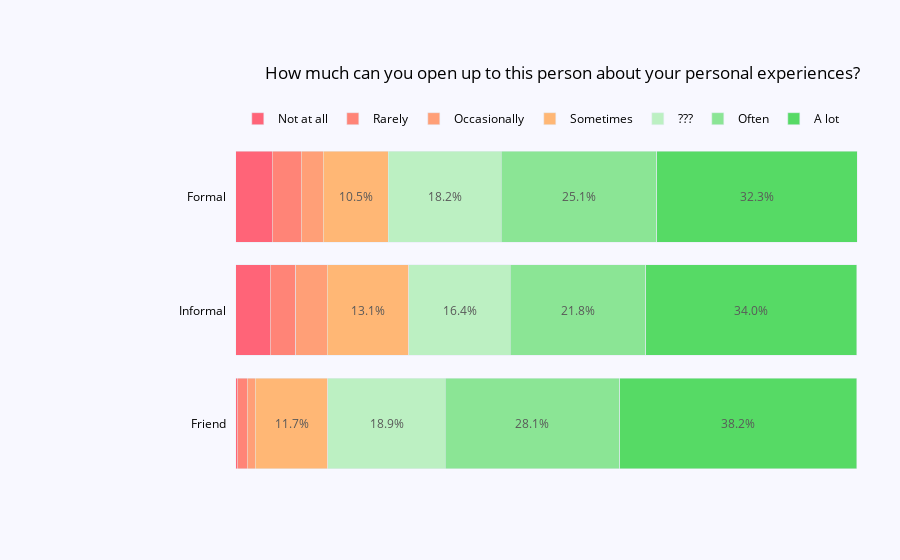

Notebook code for this chart:
### Code cell
vertical_stack_percent_bar('disclose.open.p', 'How much can you open up to this person about your personal experiences?')

### Figure 1 — Plotly figure (JSON) as saved in the notebook; plotly's stock layout.template omitted (floating-point values rounded to 4 significant figures)
{"data": [{"hovertemplate": "<b>%{x}%</b><extra></extra>", "marker": {"color": "#FF6478"}, "orientation": "h", "showlegend": false, "type": "bar", "x": [0.3], "y": ["Friend"]}, {"hovertemplate": "<b>%{x}%</b><extra></extra>", "marker": {"color": "#FF6478"}, "orientation": "h", "showlegend": false, "type": "bar", "x": [5.6], "y": ["Informal"]}, {"hovertemplate": "<b>%{x}%</b><extra></extra>", "marker": {"color": "#FF6478"}, "name": "Not at all", "orientation": "h", "showlegend": true, "type": "bar", "x": [5.9], "y": ["Formal"]}, {"hovertemplate": "<b>%{x}%</b><extra></extra>", "marker": {"color": "#FF8477"}, "orientation": "h", "showlegend": false, "type": "bar", "x": [1.6], "y": ["Friend"]}, {"hovertemplate": "<b>%{x}%</b><extra></extra>", "marker": {"color": "#FF8477"}, "orientation": "h", "showlegend": false, "type": "bar", "x": [4.1], "y": ["Informal"]}, {"hovertemplate": "<b>%{x}%</b><extra></extra>", "marker": {"color": "#FF8477"}, "name": "Rarely", "orientation": "h", "showlegend": true, "type": "bar", "x": [4.7], "y": ["Formal"]}, {"hovertemplate": "<b>%{x}%</b><extra></extra>", "marker": {"color": "#FF9F77"}, "orientation": "h", "showlegend": false, "type": "bar", "x": [1.3], "y": ["Friend"]}, {"hovertemplate": "<b>%{x}%</b><extra></extra>", "marker": {"color": "#FF9F77"}, "orientation": "h", "showlegend": false, "type": "bar", "x": [5.1], "y": ["Informal"]}, {"hovertemplate": "<b>%{x}%</b><extra></extra>", "marker": {"color": "#FF9F77"}, "name": "Occasionally", "orientation": "h", "showlegend": true, "type": "bar", "x": [3.5], "y": ["Formal"]}, {"hovertemplate": "<b>%{x}%</b><extra></extra>", "marker": {"color": "#FFB775"}, "orientation": "h", "showlegend": false, "type": "bar", "x": [11.7], "y": ["Friend"]}, {"hovertemplate": "<b>%{x}%</b><extra></extra>", "marker": {"color": "#FFB775"}, "orientation": "h", "showlegend": false, "type": "bar", "x": [13.1], "y": ["Informal"]}, {"hovertemplate": "<b>%{x}%</b><extra></extra>", "marker": {"color": "#FFB775"}, "name": "Sometimes", "orientation": "h", "showlegend": true, "type": "bar", "x": [10.5], "y": ["Formal"]}, {"hovertemplate": "<b>%{x}%</b><extra></extra>", "marker": {"color": "#BCF0C2"}, "orientation": "h", "showlegend": false, "type": "bar", "x": [18.9], "y": ["Friend"]}, {"hovertemplate": "<b>%{x}%</b><extra></extra>", "marker": {"color": "#BCF0C2"}, "orientation": "h", "showlegend": false, "type": "bar", "x": [16.4], "y": ["Informal"]}, {"hovertemplate": "<b>%{x}%</b><extra></extra>", "marker": {"color": "#BCF0C2"}, "name": "???", "orientation": "h", "showlegend": true, "type": "bar", "x": [18.2], "y": ["Formal"]}, {"hovertemplate": "<b>%{x}%</b><extra></extra>", "marker": {"color": "#8BE595"}, "orientation": "h", "showlegend": false, "type": "bar", "x": [28.1], "y": ["Friend"]}, {"hovertemplate": "<b>%{x}%</b><extra></extra>", "marker": {"color": "#8BE595"}, "orientation": "h", "showlegend": false, "type": "bar", "x": [21.8], "y": ["Informal"]}, {"hovertemplate": "<b>%{x}%</b><extra></extra>", "marker": {"color": "#8BE595"}, "name": "Often", "orientation": "h", "showlegend": true, "type": "bar", "x": [25.1], "y": ["Formal"]}, {"hovertemplate": "<b>%{x}%</b><extra></extra>", "marker": {"color": "#56DA65"}, "orientation": "h", "showlegend": false, "type": "bar", "x": [38.2], "y": ["Friend"]}, {"hovertemplate": "<b>%{x}%</b><extra></extra>", "marker": {"color": "#56DA65"}, "orientation": "h", "showlegend": false, "type": "bar", "x": [34], "y": ["Informal"]}, {"hovertemplate": "<b>%{x}%</b><extra></extra>", "marker": {"color": "#56DA65"}, "name": "A lot", "orientation": "h", "showlegend": true, "type": "bar", "x": [32.3], "y": ["Formal"]}], "layout": {"annotations": [{"align": "right", "font": {"color": "black", "size": 12}, "showarrow": false, "text": "Friend", "x": 0.14, "xanchor": "right", "xref": "paper", "y": "Friend", "yref": "y"}, {"font": {"color": "#595959", "size": 12}, "showarrow": false, "text": "11.7%", "x": 9.05, "xref": "x", "y": "Friend", "yref": "y"}, {"font": {"color": "#595959", "size": 12}, "showarrow": false, "text": "18.9%", "x": 24.35, "xref": "x", "y": "Friend", "yref": "y"}, {"font": {"color": "#595959", "size": 12}, "showarrow": false, "text": "28.1%", "x": 47.85, "xref": "x", "y": "Friend", "yref": "y"}, {"font": {"color": "#595959", "size": 12}, "showarrow": false, "text": "38.2%", "x": 81, "xref": "x", "y": "Friend", "yref": "y"}, {"align": "right", "font": {"color": "black", "size": 12}, "showarrow": false, "text": "Informal", "x": 0.14, "xanchor": "right", "xref": "paper", "y": "Informal", "yref": "y"}, {"font": {"color": "#595959", "size": 12}, "showarrow": false, "text": "13.1%", "x": 21.35, "xref": "x", "y": "Informal", "yref": "y"}, {"font": {"color": "#595959", "size": 12}, "showarrow": false, "text": "16.4%", "x": 36.1, "xref": "x", "y": "Informal", "yref": "y"}, {"font": {"color": "#595959", "size": 12}, "showarrow": false, "text": "21.8%", "x": 55.2, "xref": "x", "y": "Informal", "yref": "y"}, {"font": {"color": "#595959", "size": 12}, "showarrow": false, "text": "34.0%", "x": 83.1, "xref": "x", "y": "Informal", "yref": "y"}, {"align": "right", "font": {"color": "black", "size": 12}, "showarrow": false, "text": "Formal", "x": 0.14, "xanchor": "right", "xref": "paper", "y": "Formal", "yref": "y"}, {"font": {"color": "#595959", "size": 12}, "showarrow": false, "text": "10.5%", "x": 19.35, "xref": "x", "y": "Formal", "yref": "y"}, {"font": {"color": "#595959", "size": 12}, "showarrow": false, "text": "18.2%", "x": 33.7, "xref": "x", "y": "Formal", "yref": "y"}, {"font": {"color": "#595959", "size": 12}, "showarrow": false, "text": "25.1%", "x": 55.35, "xref": "x", "y": "Formal", "yref": "y"}, {"font": {"color": "#595959", "size": 12}, "showarrow": false, "text": "32.3%", "x": 84.05, "xref": "x", "y": "Formal", "yref": "y"}], "barmode": "stack", "font": {"color": "black", "size": 12}, "legend": {"itemclick": false, "orientation": "h", "traceorder": "normal", "x": 0.94, "xanchor": "right", "y": 1.02, "yanchor": "bottom"}, "margin": {"b": 80, "l": 120, "r": 10, "t": 140}, "paper_bgcolor": "rgb(248, 248, 255)", "plot_bgcolor": "rgb(248, 248, 255)", "title": {"text": "How much can you open up to this person about your personal experiences?", "x": 0.955, "y": 0.88}, "xaxis": {"domain": [0.15, 1], "showgrid": false, "showline": false, "showticklabels": false, "zeroline": false}, "yaxis": {"showgrid": false, "showline": false, "showticklabels": false, "zeroline": false}}}
